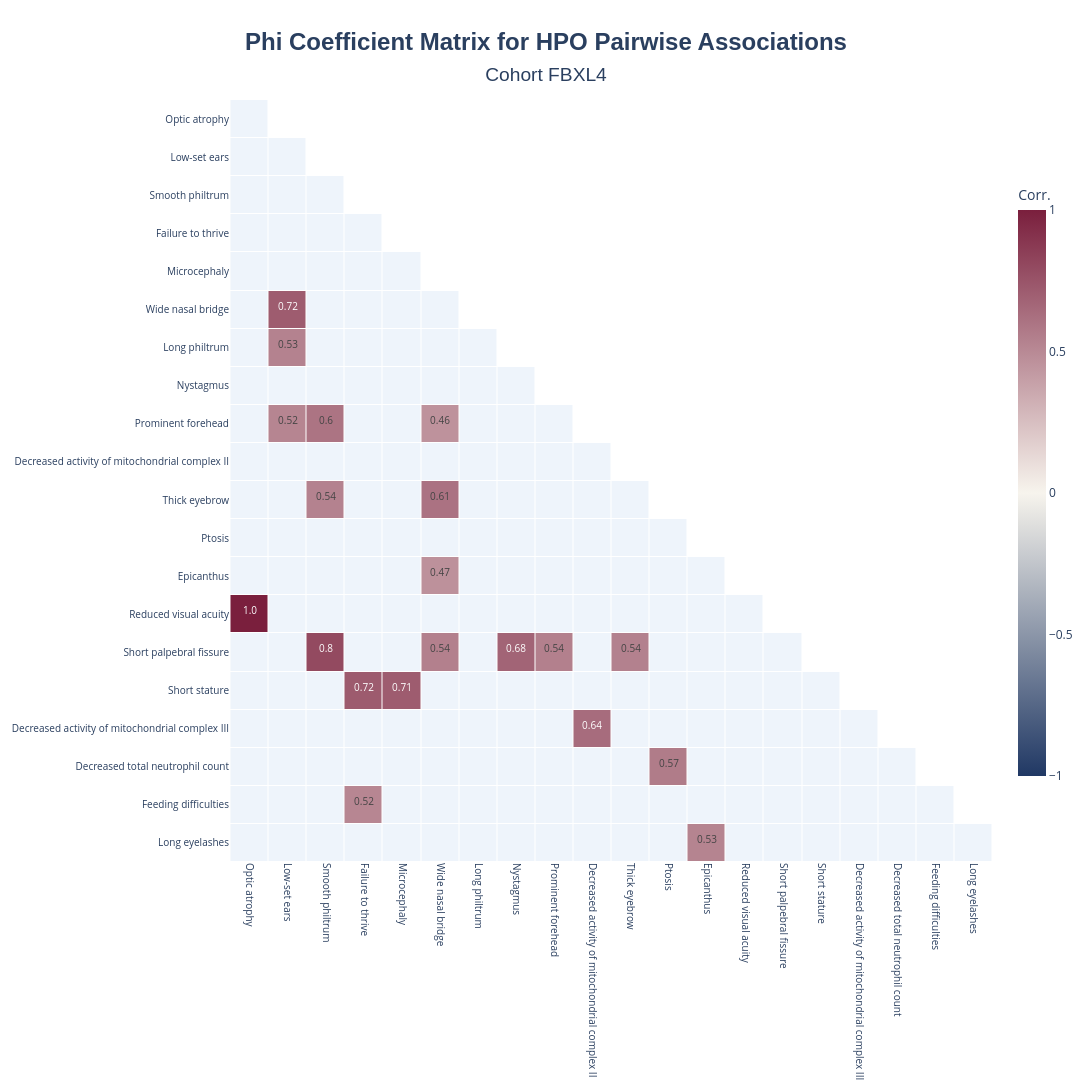

The notebook cell saved with this chart:
### Code cell
results.plot_correlation_heatmap_with_significance(
    title="Cohort FBXL4",
)

### Figure 1 — Plotly figure (JSON) as saved in the notebook; plotly's stock layout.template omitted (floating-point values rounded to 4 significant figures; data arrays with more than 128 entries replaced by an {"elided": "..."} marker saying what was removed)
{"data": [{"colorscale": [[0, "#eef4fb"], [1, "#eef4fb"]], "hoverinfo": "skip", "showscale": false, "type": "heatmap", "x": ["Optic atrophy", "Low-set ears", "Smooth philtrum", "Failure to thrive", "Microcephaly", "Wide nasal bridge", "Long philtrum", "Nystagmus", "Prominent forehead", "Decreased activity of mitochondrial complex II", "Thick eyebrow", "Ptosis", "Epicanthus", "Reduced visual acuity", "Short palpebral fissure", "Short stature", "Decreased activity of mitochondrial complex III", "Decreased total neutrophil count", "Feeding difficulties", "Long eyelashes"], "xgap": 1, "y": ["Optic atrophy", "Low-set ears", "Smooth philtrum", "Failure to thrive", "Microcephaly", "Wide nasal bridge", "Long philtrum", "Nystagmus", "Prominent forehead", "Decreased activity of mitochondrial complex II", "Thick eyebrow", "Ptosis", "Epicanthus", "Reduced visual acuity", "Short palpebral fissure", "Short stature", "Decreased activity of mitochondrial complex III", "Decreased total neutrophil count", "Feeding difficulties", "Long eyelashes"], "ygap": 1, "z": {"elided": "20x20 float values"}}, {"colorbar": {"len": 0.8, "thickness": 28, "title": {"text": "Corr."}}, "colorscale": [[0, "#203864"], [0.5, "#F7F4ED"], [1, "#7A1F3D"]], "hoverinfo": "text", "hovertext": {"elided": "20x20 str values"}, "text": {"elided": "20x20 str values"}, "texttemplate": "<span style='font-size:10px'>%{text}</span>", "type": "heatmap", "x": ["Optic atrophy", "Low-set ears", "Smooth philtrum", "Failure to thrive", "Microcephaly", "Wide nasal bridge", "Long philtrum", "Nystagmus", "Prominent forehead", "Decreased activity of mitochondrial complex II", "Thick eyebrow", "Ptosis", "Epicanthus", "Reduced visual acuity", "Short palpebral fissure", "Short stature", "Decreased activity of mitochondrial complex III", "Decreased total neutrophil count", "Feeding difficulties", "Long eyelashes"], "xgap": 1, "y": ["Optic atrophy", "Low-set ears", "Smooth philtrum", "Failure to thrive", "Microcephaly", "Wide nasal bridge", "Long philtrum", "Nystagmus", "Prominent forehead", "Decreased activity of mitochondrial complex II", "Thick eyebrow", "Ptosis", "Epicanthus", "Reduced visual acuity", "Short palpebral fissure", "Short stature", "Decreased activity of mitochondrial complex III", "Decreased total neutrophil count", "Feeding difficulties", "Long eyelashes"], "ygap": 1, "z": {"elided": "20x20 float values"}, "zmax": 1, "zmid": 0, "zmin": -1}], "layout": {"height": 1730, "paper_bgcolor": "white", "plot_bgcolor": "white", "title": {"font": {"family": "Arial", "size": 24}, "text": "<b>Phi Coefficient Matrix for HPO Pairwise Associations</b><br><span style='font-size:0.8em'>Cohort FBXL4</span>", "x": 0.5, "xanchor": "center", "yanchor": "top"}, "width": 1730, "xaxis": {"tickangle": 90, "tickfont": {"size": 10}}, "yaxis": {"autorange": "reversed", "scaleanchor": "x", "scaleratio": 1, "tickfont": {"size": 10}}}}
